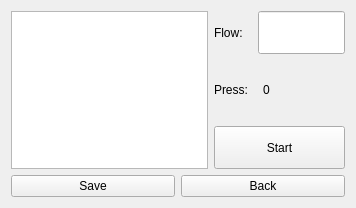
<?xml version="1.0" encoding="UTF-8"?>
<ui version="4.0">
 <class>FlowFixPageClass</class>
 <widget class="QWidget" name="FlowFixPageClass">
  <property name="geometry">
   <rect>
    <x>0</x>
    <y>0</y>
    <width>356</width>
    <height>208</height>
   </rect>
  </property>
  <property name="windowTitle">
   <string>Form</string>
  </property>
  <layout class="QGridLayout" name="gridLayout">
   <item row="0" column="0">
    <layout class="QHBoxLayout" name="horizontalLayout_4" stretch="3,2">
     <item>
      <widget class="TableCtrl" name="tableView"/>
     </item>
     <item>
      <layout class="QVBoxLayout" name="verticalLayout" stretch="1,1,1">
       <property name="spacing">
        <number>15</number>
       </property>
       <item>
        <layout class="QHBoxLayout" name="horizontalLayout_3">
         <item>
          <widget class="QLabel" name="label">
           <property name="text">
            <string>Flow:</string>
           </property>
          </widget>
         </item>
         <item>
          <widget class="EditCtrl" name="flowEdit">
           <property name="sizePolicy">
            <sizepolicy hsizetype="Expanding" vsizetype="Expanding">
             <horstretch>0</horstretch>
             <verstretch>0</verstretch>
            </sizepolicy>
           </property>
          </widget>
         </item>
        </layout>
       </item>
       <item>
        <layout class="QHBoxLayout" name="horizontalLayout_2">
         <item>
          <widget class="QLabel" name="label_2">
           <property name="text">
            <string>Press:</string>
           </property>
          </widget>
         </item>
         <item>
          <widget class="QLabel" name="pressLbl">
           <property name="sizePolicy">
            <sizepolicy hsizetype="Expanding" vsizetype="Expanding">
             <horstretch>0</horstretch>
             <verstretch>0</verstretch>
            </sizepolicy>
           </property>
           <property name="text">
            <string>0</string>
           </property>
          </widget>
         </item>
        </layout>
       </item>
       <item>
        <widget class="BtnCtrl" name="startBtn">
         <property name="sizePolicy">
          <sizepolicy hsizetype="Expanding" vsizetype="Expanding">
           <horstretch>0</horstretch>
           <verstretch>0</verstretch>
          </sizepolicy>
         </property>
         <property name="text">
          <string>Start</string>
         </property>
        </widget>
       </item>
      </layout>
     </item>
    </layout>
   </item>
   <item row="1" column="0">
    <layout class="QHBoxLayout" name="horizontalLayout">
     <item>
      <widget class="BtnCtrl" name="saveBtn">
       <property name="text">
        <string>Save</string>
       </property>
      </widget>
     </item>
     <item>
      <widget class="BtnCtrl" name="backBtn">
       <property name="text">
        <string>Back</string>
       </property>
      </widget>
     </item>
    </layout>
   </item>
  </layout>
 </widget>
 <customwidgets>
  <customwidget>
   <class>TableCtrl</class>
   <extends>QTableView</extends>
   <header>tablectrl.h</header>
  </customwidget>
  <customwidget>
   <class>BtnCtrl</class>
   <extends>QPushButton</extends>
   <header>btnctrl.h</header>
  </customwidget>
  <customwidget>
   <class>EditCtrl</class>
   <extends>QLineEdit</extends>
   <header>editctrl.h</header>
  </customwidget>
 </customwidgets>
 <resources/>
 <connections/>
</ui>
